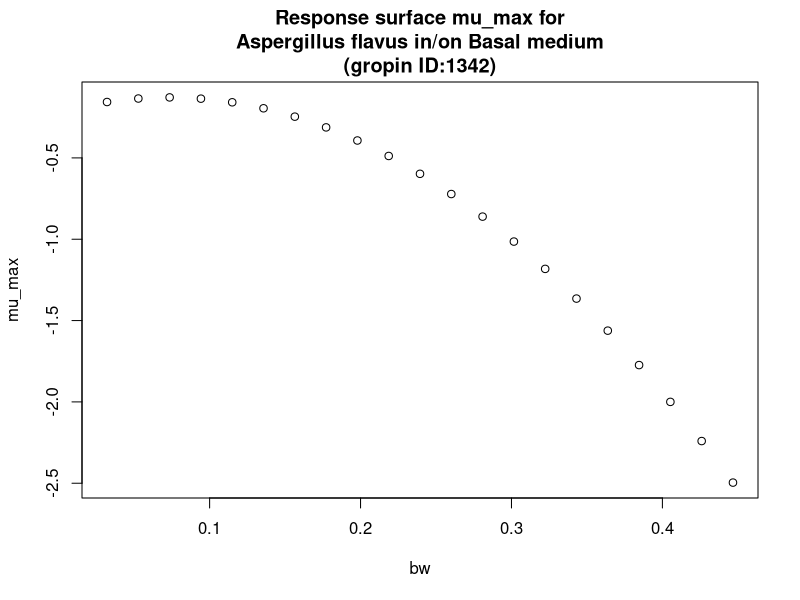

The R source for this figure:
#############################
# start of Parameter script
#############################
bw <- seq(0.032032,0.446753246753247,length.out=21)
#############################
# end of Parameter script
#############################
############################# 
# start of Model script Gropin ID 1342 
#############################
 
# constant coefficients for this model
 
variables <- data.frame(bw)
argumentsPar <- expand.grid(variables)
 
# heart of the model
response_surface <- function(bw) {
   mumax <-(-0.2181+2.469*bw-16.94*bw^2)

return(mumax=mumax)
} 

# output parameters
mumax <- cbind(argumentsPar,response_surface(argumentsPar['bw']))
colnames(mumax) <- c(colnames(argumentsPar),'mumax')
#############################
# End of Model script
#############################
############################# 
# start of Visualisation script Gropin ID 1342 
#############################
plot(bw,mumax$mumax,
                          xlab='bw',
                          ylab='mu_max',main='Response surface mu_max for
Aspergillus flavus in/on Basal medium
(gropin ID:1342)')
#############################
# End of Visualisation script
#############################
